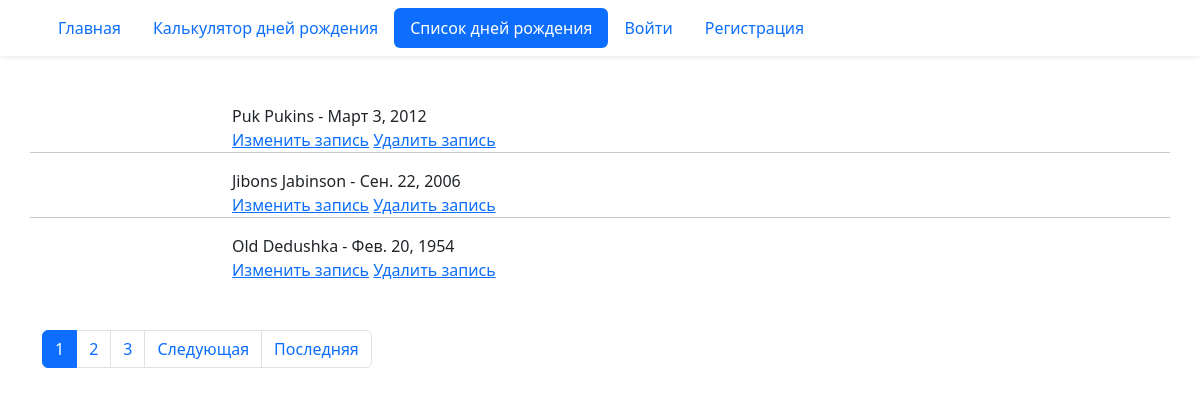
/birthday/list/, run on an earlier commit of the app's database.
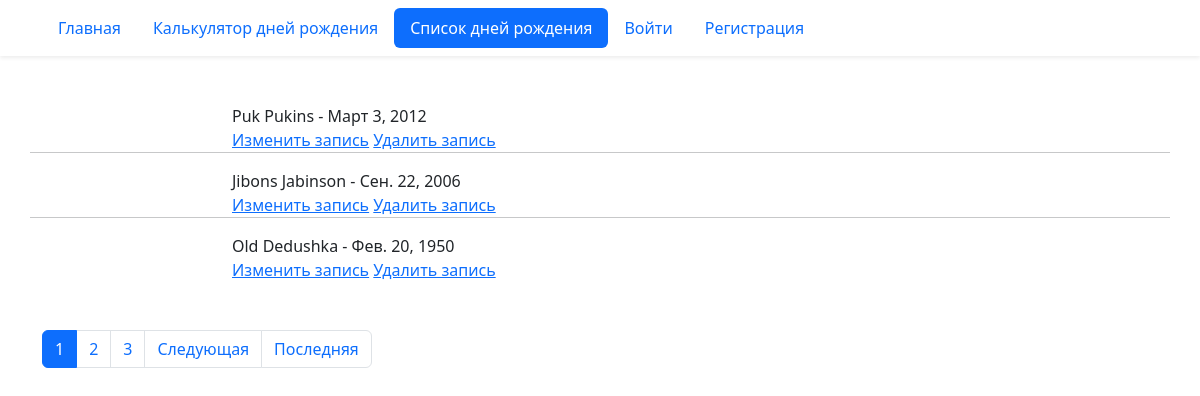
And on a later commit of the database.
### birthday/models.py (models this page shows)
class Birthday(models.Model):
    first_name = models.CharField('Имя', max_length=30)
    last_name = models.CharField(
        'Фамилия', blank=True, help_text='Необязательное поле', max_length=30
    )
    birthday = models.DateField('Дата рождения', validators=(real_age,))
    image = models.ImageField('Фото', upload_to='birthdays_images', blank=True)
    class Meta:
        constraints = (
            models.UniqueConstraint(
                fields=('first_name', 'last_name', 'birthday'),
                name='Unique person constraint',
            ),
        )

### birthday/views.py (the view)
# urls.py: path('list/', views.BirthdayListView.as_view(), name='list'),
class BirthdayListView(ListView):
    model = Birthday
    ordering = 'id'
    paginate_by = 3

### templates/birthday/birthday_list.html (shortened to what this page needs)
{% extends "base.html" %}
{% block content %}
  {% for birthday in page_obj %}
    <div class="row">
      <div class="col-2">
      </div>
      <div class="col-10">
        <div>
          {{ birthday.first_name }} {{ birthday.last_name }} - {{ birthday.birthday }}
        </div>
        <div>
          <a href="{% url 'birthday:edit' birthday.id %}">Изменить запись</a> <a href="{% url 'birthday:delete' birthday.id %}">Удалить запись</a>
        </div>
      </div>
      {% if not forloop.last %}
        <hr>
      {% endif %}
    </div>
  {% endfor %}
  {% include "includes/paginator.html" %}
{% endblock %}

What changed in the data, as far as the page shows it:
changed Birthday "Old": birthday "Фев. 20, 1954" → "Фев. 20, 1950"
